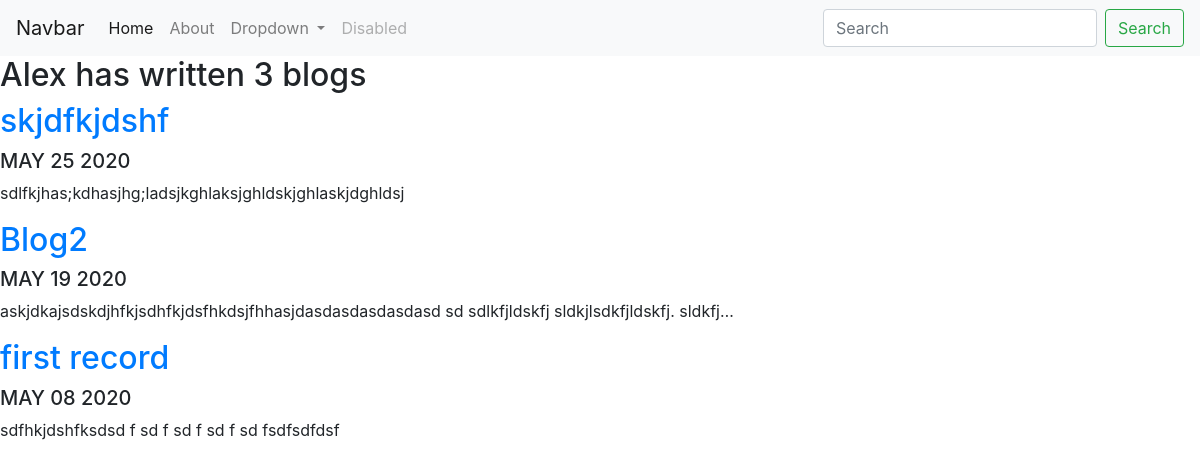
Screenshot of /blog/ with the database file from the repository.
### blog/models.py (models this page shows, shortened)
class Blog(models.Model):
    title = models.CharField(max_length=100)
    date = models.DateField(default=date.today)
    text = models.TextField()
    url = models.URLField(blank=True)

### blog/views.py (the view)
# urls.py: path('', views.all_blogs, name = 'all_blogs'),
def all_blogs(request):
    blogs = Blog.objects.order_by('-date')[:3]
    return render(request, 'blog/all_blogs.html', {'blogs':blogs})

### blog/templates/blog/all_blogs.html
{% extends 'portfolio/base.html' %}
{% block content %}
<h2>Alex has written {{ blogs.count }} blog{{ blogs.count|pluralize }}</h2>
{% for blog in blogs %}
<a href="{% url 'blog:detail' blog.id %}"><h2>{{ blog.title }}</h2></a>
<h5>{{ blog.date|date:'M d Y'|upper }}</h5>
<p>{{ blog.text|striptags|truncatechars:100 }}</p>
{% endfor %}
{% endblock %}

### rows the page displays
Blog: title "skjdfkjdshf", date "MAY 25 2020", text "sdlfkjhas;kdhasjhg;ladsjkghlaksjghldskjghlaskjdghldsj"
Blog: title "Blog2", date "MAY 19 2020", text "askjdkajsdskdjhfkjsdhfkjdsfhkdsjfhhasjdasdasdasdasdasd sd sdlkfjldskfj sldkjlsdkfjldskfj. sldkfj…"
Blog: title "first record", date "MAY 08 2020", text "sdfhkjdshfksdsd f sd f sd f sd f sd fsdfsdfdsf"

### other values shown
{{ blogs.count }} "3"
